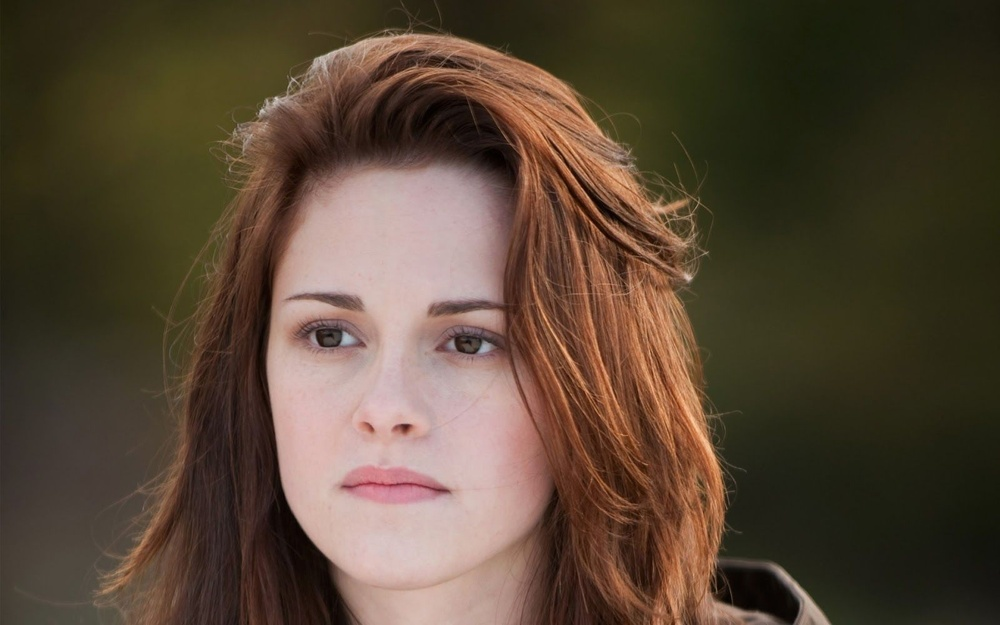
#> input picture resources/kristy.jpg, 1000 x 625 px, shrunk from 1600 x 1000 before the run, found by its file name
$ python Canny_Edge_Dectector.py
#> lines starting #> are read from the running program, lines starting #| are printed output that depends on the picture; after the words box and inside, x2 and y2 are one past the last pixel; in counts of white or black regions, pixels touching at a corner belong together
import cv2

pic = cv2.imread('C:/Users/Krishna/PycharmProjects/FaceDetection-using-OpenCv/resources/kristy.jpg')
#> pic is the input picture: shape (625, 1000, 3); mean B, G, R 54.1, 71.1, 88

thresholdval1 = 50
thresholdval2 = 100

canny = cv2.Canny(pic, thresholdval1, thresholdval2)
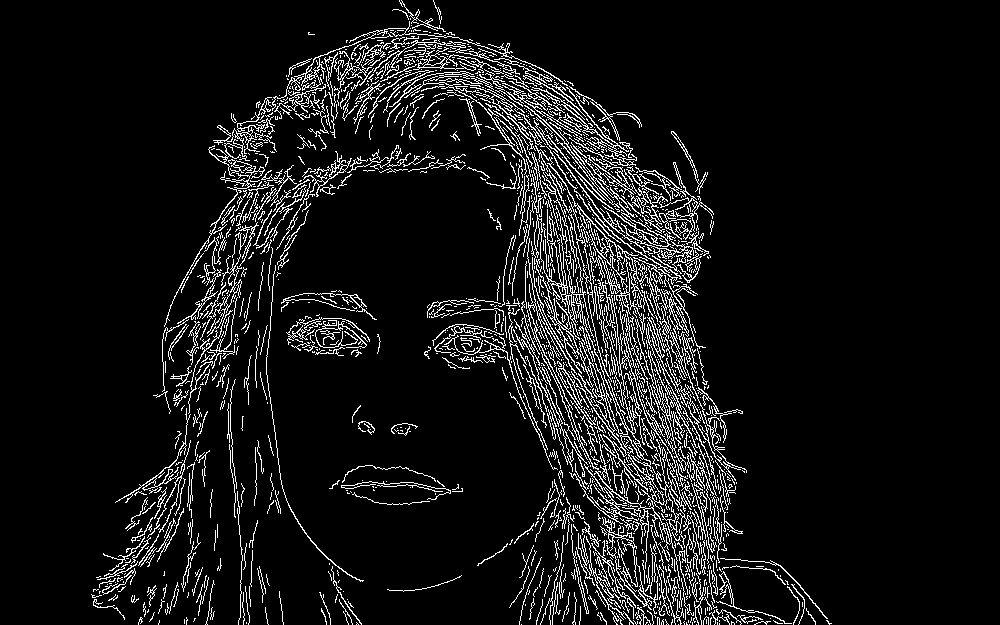
#> canny: shape (625, 1000); 8.1% white in thin lines or dots, all inside (x1, y1, x2, y2) = (91, 0, 832, 625)

cv2.imshow('canny', canny)

cv2.waitKey(0)

cv2.destroyAllWindows()

$ run again, with resources/image.jpg copied over resources/kristy.jpg
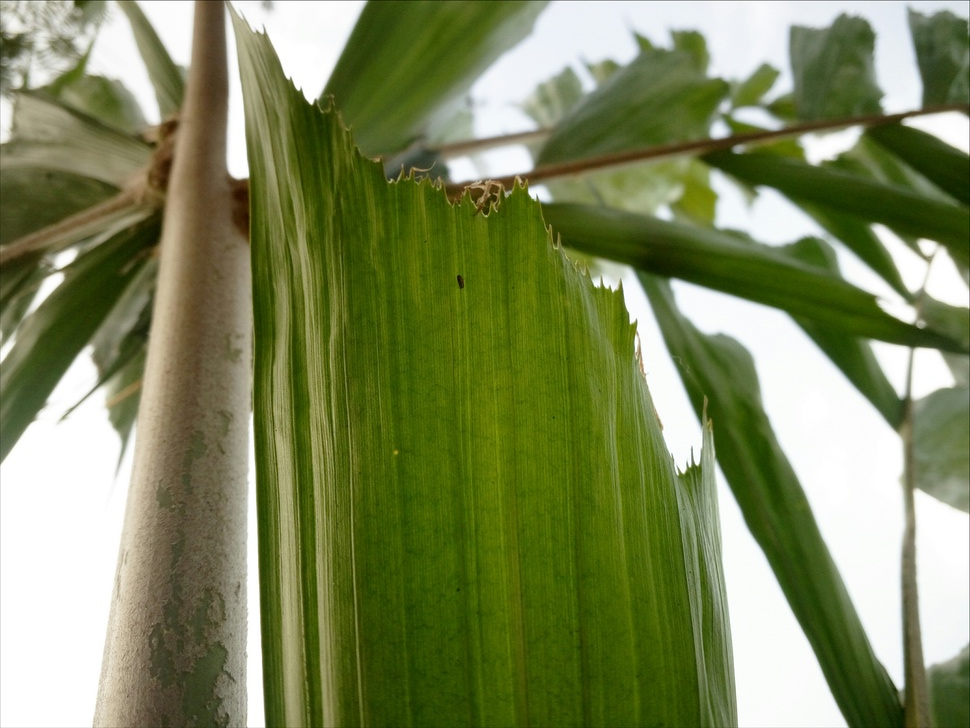
#> input picture resources/image.jpg, 970 x 728 px, shrunk from 4162 x 3122 before the run, found by its file name
#> pic is the input picture: shape (728, 970, 3); mean B, G, R 91.2, 135.9, 125.9
#> `canny = cv2.Canny(pic, thresholdval1, thresholdval2)`:
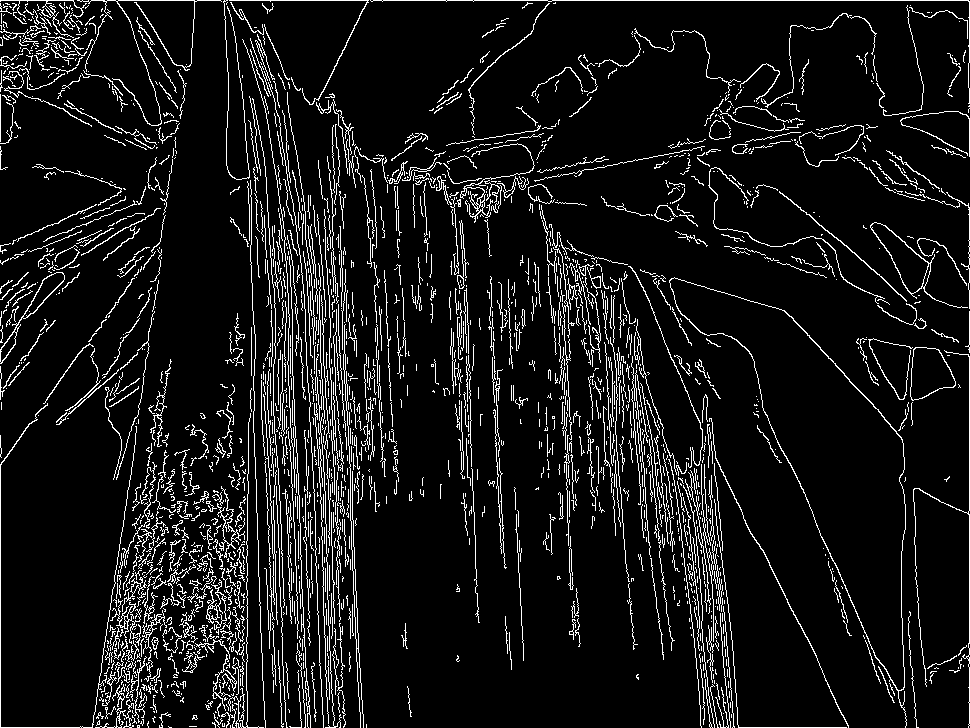
#> canny: shape (728, 970); 8.7% white in thin lines or dots
